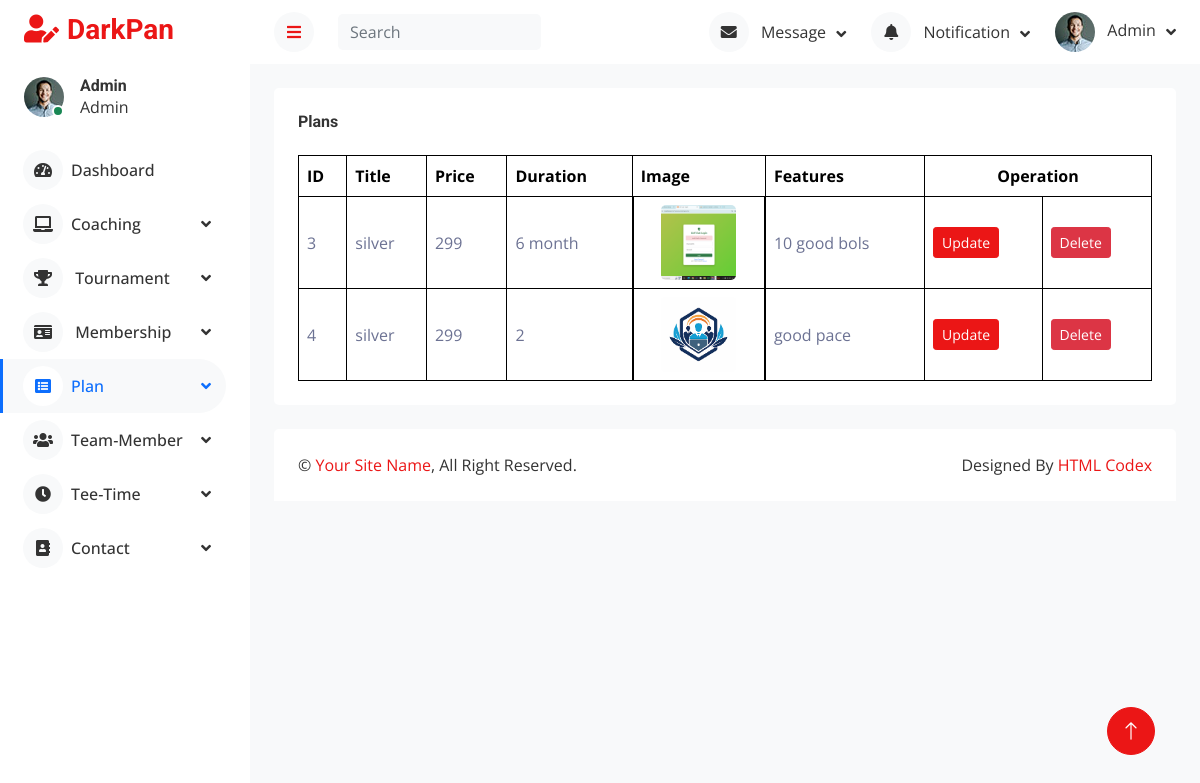
/admin/planshow.php, run on the app's committed database.
### tables this page shows
CREATE TABLE `plan` (
  `id` int(25) NOT NULL,
  `title` varchar(25) NOT NULL,
  `price` varchar(25) NOT NULL,
  `duration` varchar(25) NOT NULL,
  `image` varchar(25) NOT NULL,
  `features` varchar(100) NOT NULL
);

### admin/planshow.php (the view, shortened to what this page needs)
<?php
    include "lib/db.php";
    $qry="SELECT * FROM `plan`";
    $result=mysqli_query($con,$qry);
?>
<!DOCTYPE html>
<html lang="en">
<head>
    <link href="https://cdnjs.cloudflare.com/ajax/libs/font-awesome/5.10.0/css/all.min.css" rel="stylesheet">
    <link href="https://cdn.jsdelivr.net/npm/bootstrap-icons@1.4.1/font/bootstrap-icons.css" rel="stylesheet">
    <link href="lib/owlcarousel/assets/owl.carousel.min.css" rel="stylesheet">
    <link href="lib/tempusdominus/css/tempusdominus-bootstrap-4.min.css" rel="stylesheet" />
    <link href="css/bootstrap.min.css" rel="stylesheet">
    <link href="css/style.css" rel="stylesheet">
</head>
<body>
    <div class="container-fluid position-relative d-flex p-0">
        <?php include "sidebar.php"; ?>
        <div class="content">
            <?php include "header.php"; ?>
            <div class="container-fluid pt-4 px-4">
                <div class="bg-secondary text-center rounded p-4">
                    <div class="d-flex align-items-center justify-content-between mb-4">
                        <h6 class="mb-0">Plans</h6>
                    </div>
                    <div class="table-responsive">
                        <table class="table text-start align-middle table-bordered table-hover mb-0">
                            <thead>
                                <tr class="text-dark">
                                    <th scope="col">ID</th>
                                    <th scope="col">Title</th>
                                    <th scope="col">Price</th>
                                    <th scope="col">Duration</th>
                                    <th scope="col">Image</th>
                                    <th scope="col">Features</th>
                                    <th scope="col" colspan=2 class="text-center">Operation</th>
                                </tr>
                            </thead>
                            <tbody>
                                <?php while($row=mysqli_fetch_assoc($result)) { ?>
                                <tr>
                                    <td><?php echo $row['id']; ?></td>
                                    <td><?php echo $row['title']; ?></td>
                                    <td><?php echo $row['price']; ?></td>
                                    <td><?php echo $row['duration']; ?></td>
                                    <td style="display:flex;align-items:center;justify-content:center;">
                                        <img src="img/<?php echo $row['image']; ?>" width="75" height="75" style="object-fit: cover; border-radius: 5px;" alt="Icon Image">
                                    </td>
                                    <td><?php echo $row['features']; ?></td>
                                    <td>
                                        <a href="plan_up.php?id=<?php echo $row['id']?>" class="btn btn-sm btn-primary">Update</a>
                                    </td>
                                    <td>
                                        <a href="plan_del.php?id=<?php echo $row['id']?>" class="btn btn-sm btn-danger" onclick="return confirm('Are you sure?');">Delete</a>
                                    </td>
                                </tr>
                                <?php } ?>
                            </tbody>
                        </table>
                    </div>
                </div>
            </div>
            <div class="container-fluid pt-4 px-4">
                <div class="bg-secondary rounded-top p-4">
                    <div class="row">
                        <div class="col-12 col-sm-6 text-center text-sm-start">
                            &copy; <a href="#">Your Site Name</a>, All Right Reserved.
                        </div>
                        <div class="col-12 col-sm-6 text-center text-sm-end">
                            Designed By <a href="https://htmlcodex.com">HTML Codex</a>
                        </div>
                    </div>
                </div>
            </div>
        </div>
        <a href="#" class="btn btn-lg btn-primary btn-lg-square back-to-top"><i class="bi bi-arrow-up"></i></a>
    </div>
</body>
</html>

### admin/css/style.css (style rules this page uses)
:root { --primary: #0d6efd; --secondary: #ffffff; --light: #6c757d; --dark: #f8f9fa; --text-color: #333333; }
body { color: var(--text-color); background-color: var(--dark); }
.bg-secondary { background-color: var(--secondary) !important; }
.bg-secondary p, .bg-secondary h6 { color: var(--text-color) !important; }
.back-to-top { position: fixed; display: none; right: 45px; bottom: 45px; z-index: 99; }
.btn { transition: .5s; }
.btn-lg-square { width: 48px; height: 48px; }
.btn-square, .btn-sm-square, .btn-lg-square { padding: 0; display: inline-flex; align-items: center; justify-content: center; font-weight: normal; border-radius: 50px; }
.content { margin-left: 250px; min-height: 100vh; background: var(--dark); transition: 0.5s; }
@media (min-width: 992px) { .content { width: calc(100% - 250px); } }

### data on the page
plan: id "3", title "silver", price "299", duration "6 month", image (picture), features "10 good bols"
plan: id "4", title "silver", price "299", duration "2", image (picture), features "good pace"
